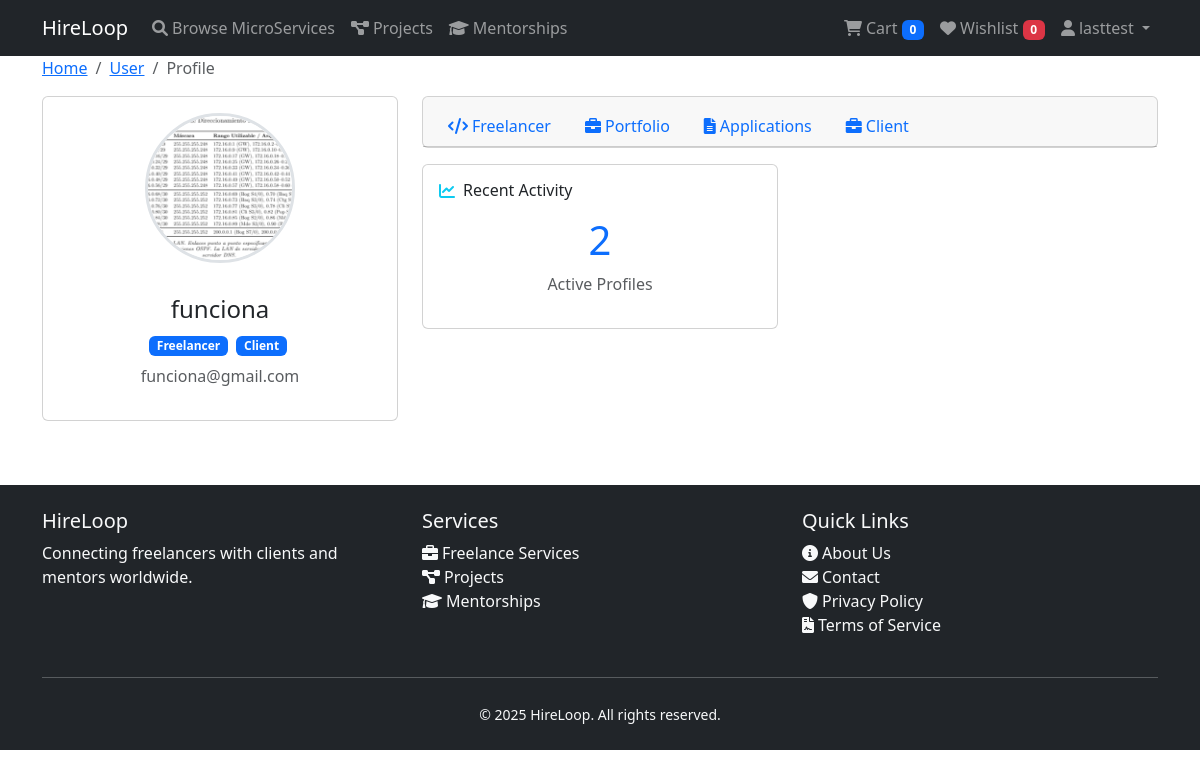
Page /core/profile/public/funciona/ (signed in) on the committed database.
### core/models.py (models this page shows, shortened)
class User(AbstractUser):
    id = models.UUIDField(primary_key=True, default=uuid.uuid4, editable=False)
    email = models.EmailField(unique=True)
    profile_image = models.ImageField(
        upload_to="profiles/",
        blank=True,
        null=True,
        help_text="Upload a profile image",
    )
    USERNAME_FIELD = "username"
    REQUIRED_FIELDS = ["email"]
    def get_roles(self):
        roles = []
        if hasattr(self, "freelancer_profile"):
            roles.append("Freelancer")
        if hasattr(self, "client_profile"):
            roles.append("Client")
        return roles

### core/views/profile_views.py (the view)
class PublicProfileDetailView(DetailView):
    model = User
    template_name = "core/multi_profile_detail.html"
    context_object_name = "profile_user"
    slug_field = "username"
    slug_url_kwarg = "username"
    def get_context_data(self, **kwargs):
        context = super().get_context_data(**kwargs)
        service = ProfileService()
        provider = ProfileContextProvider(service)
        public_context = provider.get_public_context_data(self.object)
        context.update(public_context)
        context["is_owner"] = self.request.user == self.object
        return context

### core/context_processors.py (called while the page is built)
def user_profile_type(request):
    user_types = []
    if request.user.is_authenticated:
        if hasattr(request.user, "freelancer_profile"):
            user_types.append("freelancer")
        if hasattr(request.user, "client_profile"):
            user_types.append("client")
    return {"user_type": user_types}

def cart_and_wishlist_counts(request):
    cart_count = 0
    wishlist_count = 0
    if request.user.is_authenticated:
        cart_count = (
            CartItem.objects.filter(user=request.user).aggregate(total=Sum("quantity"))[
                "total"
            ]
            or 0
        )
        wishlist_count = WishlistItem.objects.filter(user=request.user).count()
    return {
        "cart_count": cart_count,
        "wishlist_count": wishlist_count,
    }

### core/factories/storage_factory.py (called while the page is built)
    @staticmethod
    def create_storage(storage_type: str = None) -> StorageInterface:
        storage_type = storage_type or getattr(
            settings, "PROFILE_STORAGE_TYPE", "local"
        )
        if storage_type == "local":
            return LocalStorage()
        else:
            raise ValueError(f"Unsupported storage type: {storage_type}")
        """
        elif storage_type == 's3':
            return S3Storage()
        """

### core/repositories/portfolio_repository.py (called while the page is built)
    def list_by_freelancer(self, freelancer: FreelancerProfile) -> List[ItemPortfolio]:
        return freelancer.portfolio_items.all()

### core/repositories/profile_repository.py (called while the page is built)
    def get_freelancer_profile(self, user: User) -> Optional[FreelancerProfile]:
        try:
            return user.freelancer_profile
        except FreelancerProfile.DoesNotExist:
            return None

    def get_client_profile(self, user: User) -> Optional[ClientProfile]:
        try:
            return user.client_profile
        except ClientProfile.DoesNotExist:
            return None

### core/services/image_service.py (called while the page is built)
    def get_image_url(self, image_path: str) -> str:
        if not image_path:
            return self._get_default_image_url()
        if self._storage.exists(image_path):
            return self._storage.url(image_path)
        return self._get_default_image_url()

### core/services/profile_service.py (called while the page is built)
    def get_user_profile_image_url(self, user: User) -> str:
        return self._image_service.get_image_url(
            user.profile_image.name if user.profile_image else None
        )

### core/storage/local_storage.py (called while the page is built)
    def url(self, path: str) -> str:
        return default_storage.url(path)

    def exists(self, path: str) -> bool:
        return default_storage.exists(path)

### core/templates/core/multi_profile_detail.html (shortened to what this page needs)
{% extends "base.html" %}
{% load static %}
{% block content %}
<div class="container">
    <div class="main-body">
        <nav aria-label="breadcrumb" class="main-breadcrumb">
            <ol class="breadcrumb">
                <li class="breadcrumb-item"><a href="">Home</a></li>
                <li class="breadcrumb-item"><a href="javascript:void(0)">User</a></li>
                <li class="breadcrumb-item active" aria-current="page">Profile</li>
            </ol>
        </nav>
        <div class="row gutters-sm">
            <div class="col-md-4 mb-3">
                <div class="card">
                    <div class="card-body">
                        <div class="d-flex flex-column align-items-center text-center">
                            <div class="profile-image-container mb-3">
                                <img src="{{ profile_image_url }}" alt="Profile" class="rounded-circle profile-image">
                            </div>
                            <div class="mt-3 w-100">
                                <h4>{{ user_profile.username }}</h4>
                                <div class="mb-2">
                                    {% for role in user_roles %}
                                    <span class="badge bg-primary me-1">{{ role|title }}</span>
                                    {% empty %}
                                    <span class="badge bg-secondary">No role defined</span>
                                    {% endfor %}
                                </div>
                                <p class="text-muted font-size-sm">{{ user_profile.email }}</p>
                            </div>
                        </div>
                    </div>
                </div>
            </div>
            <div class="col-md-8">
                {% if user_roles %}
                <div class="card mb-3">
                    <div class="card-header">
                        <ul class="nav nav-tabs card-header-tabs" id="profileTabs" role="tablist">
                            {% if has_freelancer %}
                            <li class="nav-item" role="presentation">
                                <button class="nav-link {% if primary_role == 'freelancer' %}active{% endif %}"
                                    id="freelancer-tab" data-bs-toggle="tab" data-bs-target="#freelancer-content"
                                    type="button" role="tab">
                                    <i class="fas fa-code me-1"></i>Freelancer
                                </button>
                            </li>
                            <li class="nav-item" role="presentation">
                                <button class="nav-link" id="portfolio-tab" data-bs-toggle="tab"
                                    data-bs-target="#portfolio-content" type="button" role="tab">
                                    <i class="fas fa-briefcase me-1"></i>Portfolio
                                </button>
                            </li>
                            <li class="nav-item" role="presentation">
                                <button class="nav-link" id="application-tab" data-bs-toggle="tab"
                                    data-bs-target="#application-content" type="button" role="tab">
                                    <i class="fas fa-file-alt me-1"></i>Applications
                                </button>
                            </li>
                            {% endif %}
                            {% if has_client %}
                            <li class="nav-item" role="presentation">
                                <button
                                    class="nav-link {% if primary_role == 'client' or not has_freelancer %}active{% endif %}"
                                    id="client-tab" data-bs-toggle="tab" data-bs-target="#client-content" type="button"
                                    role="tab">
                                    <i class="fas fa-briefcase me-1"></i>Client
                                </button>
                            </li>
                            {% endif %}
                        </ul>
                    </div>
                </div>
                {% endif %}
                <div class="row gutters-sm">
                    <div class="col-sm-6 mb-3">
                        <div class="card h-100">
                            <div class="card-body">
                                <h6 class="d-flex align-items-center mb-3">
                                    <i class="fas fa-chart-line text-info me-2"></i>Recent Activity
                                </h6>
                                <div class="text-center">
                                    <div class="display-6 text-primary mb-2">{{ user_roles|length }}</div>
                                    <p class="text-muted">Active Profiles</p>
                                </div>
                            </div>
                        </div>
                    </div>
                </div>
            </div>
        </div>
    </div>
</div>
{% endblock %}

### templates/base.html (shortened to what this page needs)
<!DOCTYPE html>
<html lang="en">
<head>
    <link href="https://cdn.jsdelivr.net/npm/bootstrap@5.3.0/dist/css/bootstrap.min.css" rel="stylesheet">
    <link href="https://cdnjs.cloudflare.com/ajax/libs/font-awesome/6.0.0/css/all.min.css" rel="stylesheet">
</head>
<body>
    <nav class="navbar navbar-expand-lg navbar-dark bg-dark">
        <div class="container">
            <a class="navbar-brand" href="">HireLoop</a>
            <div class="collapse navbar-collapse" id="navbarNav">
                <ul class="navbar-nav me-auto">
                    <li class="nav-item">
                        <a class="nav-link" href="{% url 'microservices:microservices_list' %}">
                            <i class="fas fa-search me-1"></i>Browse MicroServices
                        </a>
                    </li>
                    <li class="nav-item">
                        <a class="nav-link" href="{% url 'projects:projects_list' %}">
                            <i class="fas fa-project-diagram me-1"></i>Projects
                        </a>
                    </li>
                    <li class="nav-item">
                        <a class="nav-link" href="{% url 'mentorship_session:session_list' %}">
                            <i class="fas fa-graduation-cap me-1"></i>Mentorships
                        </a>
                    </li>
                </ul>
                <ul class="navbar-nav">
                    {% if user.is_authenticated %}
                    <li class="nav-item">
                        <a class="nav-link" href="{% url 'cart:cart_list' %}">
                            <i class="fas fa-shopping-cart me-1"></i>Cart
                            <span class="badge bg-primary">{{ cart_count|default:0 }}</span>
                        </a>
                    </li>
                    <li class="nav-item">
                        <a class="nav-link" href="{% url 'cart:wishlist_list' %}">
                            <i class="fas fa-heart me-1"></i>Wishlist
                            <span class="badge bg-danger">{{ wishlist_count|default:0 }}</span>
                        </a>
                    </li>
                    <li class="nav-item dropdown">
                        <a class="nav-link dropdown-toggle" href="#" id="navbarDropdown" role="button"
                            data-bs-toggle="dropdown" aria-expanded="false">
                            <i class="fas fa-user me-1"></i>{{ user.username }}
                        </a>
                    </li>
                    {% endif %}
                </ul>
            </div>
        </div>
    </nav>
    <main>
        {% block content %}
        {% endblock %}
    </main>
    <footer class="bg-dark text-light mt-5 py-4">
        <div class="container">
            <div class="row">
                <div class="col-md-4">
                    <h5>HireLoop</h5>
                    <p>Connecting freelancers with clients and mentors worldwide.</p>
                </div>
                <div class="col-md-4">
                    <h5>Services</h5>
                    <ul class="list-unstyled">
                        <li><a href="" class="text-light text-decoration-none">
                                <i class="fas fa-briefcase me-1"></i>Freelance Services
                            </a></li>
                        <li><a href="" class="text-light text-decoration-none">
                                <i class="fas fa-project-diagram me-1"></i>Projects
                            </a></li>
                        <li><a href="" class="text-light text-decoration-none">
                                <i class="fas fa-graduation-cap me-1"></i>Mentorships
                            </a></li>
                    </ul>
                </div>
                <div class="col-md-4">
                    <h5>Quick Links</h5>
                    <ul class="list-unstyled">
                        <li><a href="#" class="text-light text-decoration-none">
                                <i class="fas fa-info-circle me-1"></i>About Us
                            </a></li>
                        <li><a href="#" class="text-light text-decoration-none">
                                <i class="fas fa-envelope me-1"></i>Contact
                            </a></li>
                        <li><a href="#" class="text-light text-decoration-none">
                                <i class="fas fa-shield-alt me-1"></i>Privacy Policy
                            </a></li>
                        <li><a href="#" class="text-light text-decoration-none">
                                <i class="fas fa-file-contract me-1"></i>Terms of Service
                            </a></li>
                    </ul>
                </div>
            </div>
            <hr class="my-4">
            <div class="text-center">
                <small>&copy; {% now "Y" %} HireLoop. All rights reserved.</small>
            </div>
        </div>
    </footer>
</body>
</html>

### core/templates/core/multi_profile_detail.html (style rules this page uses)
.profile-image-container { position: relative; display: inline-block; }
.profile-image { width: 150px; height: 150px; object-fit: cover; border: 3px solid #dee2e6; }

### rows in the picture
User: username "lasttest"
User: username "funciona", email "funciona@gmail.com"

### other values in the picture
{{ cart_count|default:0 }} "0"
{{ wishlist_count|default:0 }} "0"
{{ role|title }} "Freelancer" "Client"
{{ user_roles|length }} "2"
